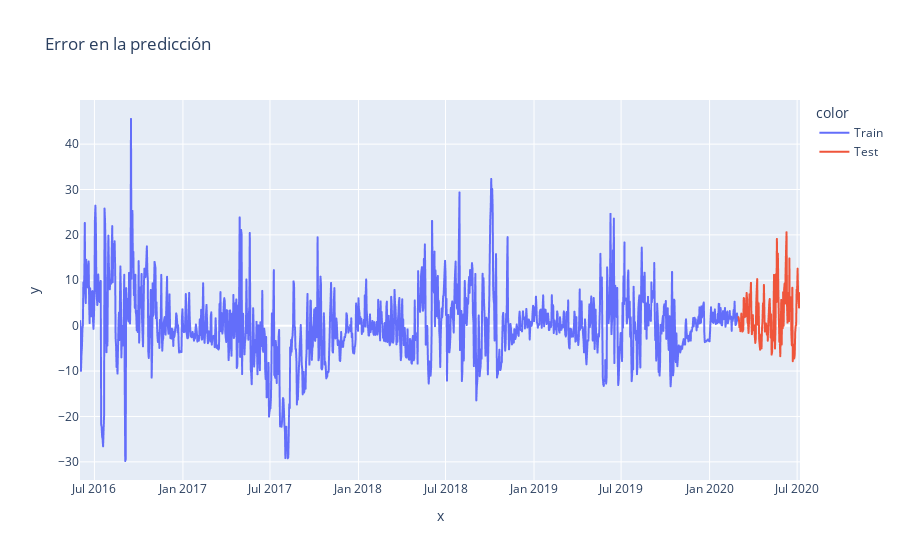

Notebook cell for this chart:
### Code cell
#6

# calculamos errores de train y test
error_train = y_train - train_pred
error_test = y_test - test_pred
error = pd.concat([error_train, error_test])

# graficamos errores
fig = px.line(x = df.date, y=error, title='Error en la predicción', color = df.set)
fig.show()

### Figure 1 — Plotly figure (JSON) as saved in the notebook; plotly's stock layout.template omitted (floating-point values rounded to 4 significant figures; data arrays with more than 128 entries replaced by an {"elided": "..."} marker saying what was removed)
{"data": [{"hovertemplate": "color=Train<br>x=%{x}<br>y=%{y}<extra></extra>", "legendgroup": "Train", "line": {"color": "#636efa", "dash": "solid"}, "marker": {"symbol": "circle"}, "mode": "lines", "name": "Train", "showlegend": true, "type": "scattergl", "x": {"elided": "1369 str values"}, "xaxis": "x", "y": {"elided": "1369 float values"}, "yaxis": "y"}, {"hovertemplate": "color=Test<br>x=%{x}<br>y=%{y}<extra></extra>", "legendgroup": "Test", "line": {"color": "#EF553B", "dash": "solid"}, "marker": {"symbol": "circle"}, "mode": "lines", "name": "Test", "showlegend": true, "type": "scattergl", "x": {"elided": "129 str values"}, "xaxis": "x", "y": {"elided": "129 float values"}, "yaxis": "y"}], "layout": {"legend": {"title": {"text": "color"}, "tracegroupgap": 0}, "title": {"text": "Error en la predicción"}, "xaxis": {"anchor": "y", "domain": [0, 1], "title": {"text": "x"}}, "yaxis": {"anchor": "x", "domain": [0, 1], "title": {"text": "y"}}}}
